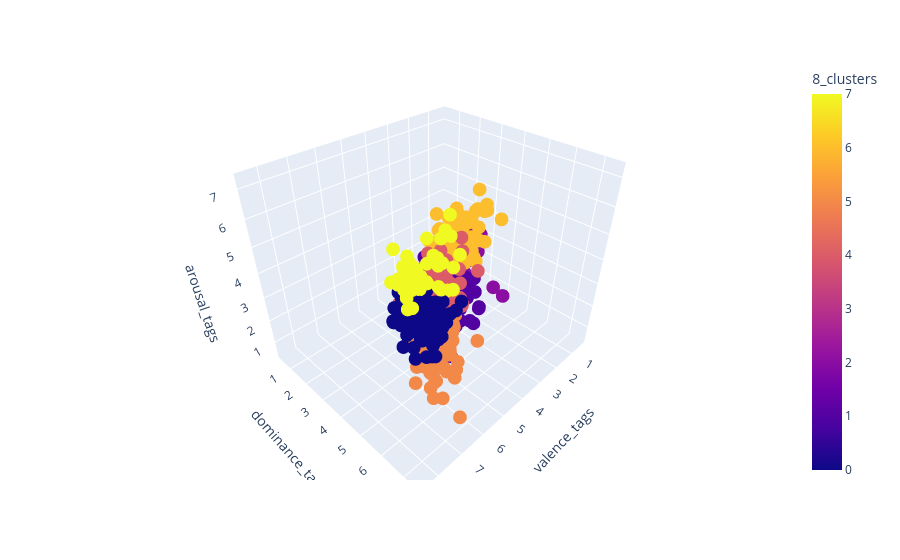

This figure's notebook cell:
### Code cell
import plotly.express as px

fig = px.scatter_3d(y, x='valence_tags', y='dominance_tags', z='arousal_tags',
              color='8_clusters')
fig.show()

### Figure 1 — Plotly figure (JSON) as saved in the notebook; plotly's stock layout.template omitted (floating-point values rounded to 4 significant figures; data arrays with more than 128 entries replaced by an {"elided": "..."} marker saying what was removed)
{"data": [{"hovertemplate": "valence_tags=%{x}<br>dominance_tags=%{y}<br>arousal_tags=%{z}<br>8_clusters=%{marker.color}<extra></extra>", "legendgroup": "", "marker": {"color": {"elided": "1202 int values"}, "coloraxis": "coloraxis", "symbol": "circle"}, "mode": "markers", "name": "", "scene": "scene", "showlegend": false, "type": "scatter3d", "x": {"elided": "1202 float values"}, "y": {"elided": "1202 float values"}, "z": {"elided": "1202 float values"}}], "layout": {"coloraxis": {"colorbar": {"title": {"text": "8_clusters"}}, "colorscale": [[0, "#0d0887"], [0.1111, "#46039f"], [0.2222, "#7201a8"], [0.3333, "#9c179e"], [0.4444, "#bd3786"], [0.5556, "#d8576b"], [0.6667, "#ed7953"], [0.7778, "#fb9f3a"], [0.8889, "#fdca26"], [1, "#f0f921"]]}, "legend": {"tracegroupgap": 0}, "margin": {"t": 60}, "scene": {"domain": {"x": [0, 1], "y": [0, 1]}, "xaxis": {"title": {"text": "valence_tags"}}, "yaxis": {"title": {"text": "dominance_tags"}}, "zaxis": {"title": {"text": "arousal_tags"}}}}}
